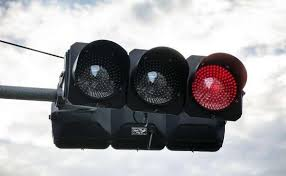
#> input picture Image_Processing/resource/r1.jpg, 286 x 176 px
$ jupyter execute part1.ipynb
#> lines starting #> are read from the running program, lines starting #| are printed output that depends on the picture
##NVLab Summer School Assignment 1
Part I.

[cell 1]
# from google.colab import drive
# drive.mount('/content/drive')

[cell 2]
# !ls /content/drive/
# %cd "/content/drive/My Drive"
# %cd "summer_hw1/hw1/resources"

# !ls

[cell 3]
import numpy as np
import cv2
from matplotlib import pyplot as plt
import os
# from google.colab.patches import cv2_imshow

Sample code of some functions, you can delete this section after you are familiar with them

[cell 4]
# read image from resource/
img = cv2.imread("resource/r1.jpg")
#> img is the input picture: shape (176, 286, 3); mean B, G, R 164.5, 162.1, 163.5

# information of this image
print(img.shape)
#| (176, 286, 3)
print(type(img))
#| <class 'numpy.ndarray'>

# Show image in python notebook
# cv2_imshow(img)
plt.imshow(cv2.cvtColor(img, cv2.COLOR_BGR2RGB))
plt.show()

# Color space transformation
img_o = cv2.cvtColor(img, cv2.COLOR_BGR2GRAY)
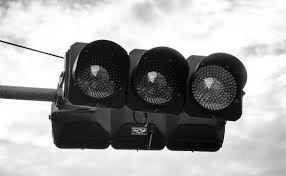
#> img_o: shape (176, 286); min 0, max 255, mean 162.9
#img_o = cv2.cvtColor(img, cv2.COLOR_BGR2YCrCb)
print(img_o.shape)
#| (176, 286)
print(type(img_o))
#| <class 'numpy.ndarray'>

# cv2_imshow(img_o)
plt.imshow(cv2.cvtColor(img_o, cv2.COLOR_BGR2RGB))
plt.show()

# image writing
cv2.imwrite("output/gray.jpg", img_o)
#> Out = True

A. Gamma Mapping

[cell 5]
GAMMA = 2.2

[cell 6]
def gamma_correction(img, gamma):
#> called with gamma = 2.2
    img_float = img.astype(np.float32)
    img_float = img_float / 255.0
    corrected_img = np.power(img_float, 1/gamma)
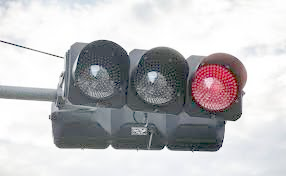
#> corrected_img: shape (176, 286, 3) float32; mean B, G, R 0.761, 0.751, 0.755
    corrected_img = corrected_img * 255.0
    corrected_img = corrected_img.astype(np.uint8)
    return corrected_img

[cell 7]
plt.imshow(cv2.cvtColor(img, cv2.COLOR_BGR2RGB))
plt.show()

gamma_img = gamma_correction(img, GAMMA)
## show picture
plt.imshow(cv2.cvtColor(gamma_img, cv2.COLOR_BGR2RGB))
plt.show()

# image writing
image_path = "output/part1/gamma_" + str(GAMMA) + ".jpg"
folder_path = os.path.dirname(image_path)
os.makedirs(folder_path, exist_ok=True)
cv2.imwrite(image_path, gamma_img)
#> Out = True

B. Histogram Equalization

[cell 8]
def histogram_equalization(img):
    img_hsv = cv2.cvtColor(img, cv2.COLOR_BGR2HSV)
#> img_hsv: shape (176, 286, 3); mean H, S, V 70.2, 30.9, 168.2
    # calculate histogram v channel
    img_ori_hist = cv2.calcHist([img_hsv], [2], None, [256], [0, 256])
#> img_ori_hist = 256 values, max 3022 at index 255, min 3 at index 0, mean 196.6

    # equlize histogram v channel (luminance)
    img_hsv[:, :, 2] = cv2.equalizeHist(img_hsv[:, :, 2])
#> img_hsv: shape (176, 286, 3); mean H, S, V 70.2, 30.9, 129.4
    img_equalized = cv2.cvtColor(img_hsv, cv2.COLOR_HSV2BGR)
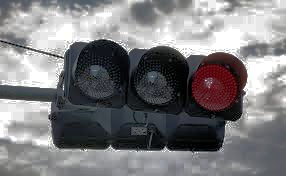
#> img_equalized: shape (176, 286, 3); mean B, G, R 126.6, 124.5, 125.2

    # calculate histogram v channel
    img_new_hist = cv2.calcHist([img_hsv], [2], None, [256], [0, 256])
#> img_new_hist = 256 values, max 3022 at index 255, min 0 at index 7, mean 196.6

    return img_ori_hist, img_equalized, img_new_hist

[cell 9]
plt.imshow(cv2.cvtColor(img, cv2.COLOR_BGR2RGB))
plt.show()

he_ori_hist, he_img, he_new_hist = histogram_equalization(img)
#> he_ori_hist has the same summary as img_ori_hist in histogram_equalization; he_new_hist has the same summary as img_new_hist in histogram_equalization

# plot the above computed histogram
plt.plot(he_ori_hist, color='b')
plt.title('Original Image Histogram For V Channel')
plt.savefig('output/part1/ori_hist.png')
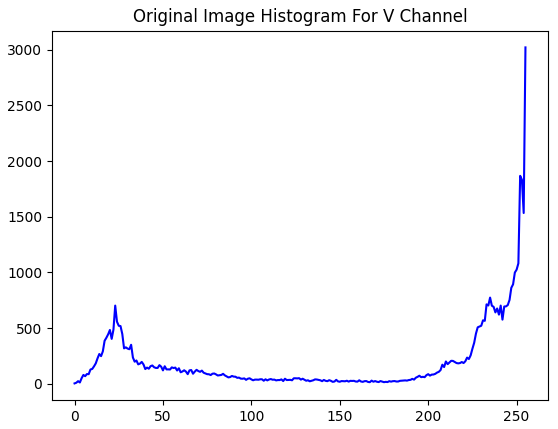
#> figure drawn by matplotlib, 1 panel; curve peaks at x = 255, y = 3022
plt.show()

## show picture
plt.imshow(cv2.cvtColor(he_img, cv2.COLOR_BGR2RGB))
plt.show()

# plot the above computed histogram
plt.plot(he_new_hist, color='b')
plt.title('New Image Histogram For V Channel')
plt.savefig('output/part1/new_hist.png')
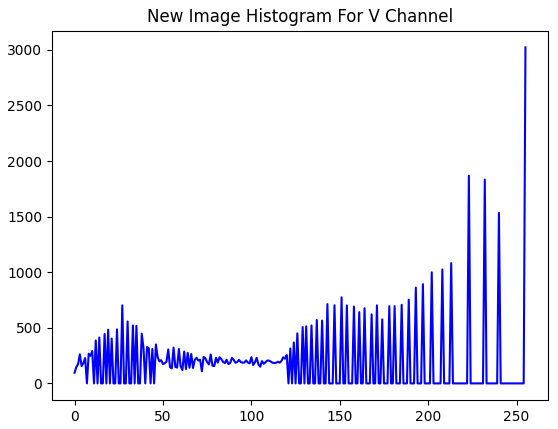
#> figure drawn by matplotlib, 1 panel; curve peaks at x = 255, y = 3022
plt.show()

# image writing
image_path = "output/part1/histo_equal.jpg"
folder_path = os.path.dirname(image_path)
os.makedirs(folder_path, exist_ok=True)
cv2.imwrite(image_path, he_img)
#> Out = True

$ run again, with Image_Processing/resource/bicycle.bmp saved as Image_Processing/resource/r1.jpg
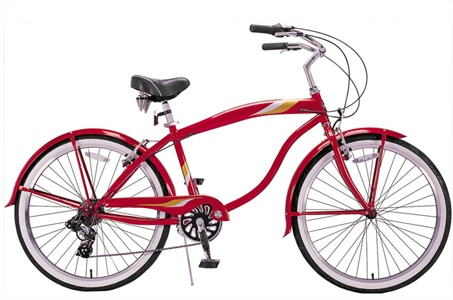
#> input picture Image_Processing/resource/bicycle.bmp, 453 x 300 px
#> img is the input picture: shape (300, 453, 3); mean B, G, R 215.8, 213.1, 225
#| (300, 453, 3)
#| <class 'numpy.ndarray'>
#| (300, 453)
#| <class 'numpy.ndarray'>
#> `cv2.imwrite("output/gray.jpg", img_o)`: Out = True
#> img_ori_hist = 256 values, max 84270 at index 255, min 9 at index 0, mean 530.9
#> in histogram_equalization, `img_equalized = cv2.cvtColor(img_hsv, cv2.COLOR_HSV2BGR)`:
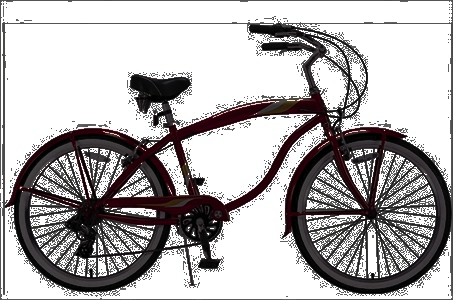
#> img_equalized: shape (300, 453, 3); mean B, G, R 174.4, 173.8, 176.7
#> img_new_hist = 256 values, max 84270 at index 255, min 0 at index 77, mean 530.9
#> he_ori_hist has the same summary as img_ori_hist in histogram_equalization; he_new_hist has the same summary as img_new_hist in histogram_equalization
#> `plt.savefig('output/part1/new_hist.png')`:
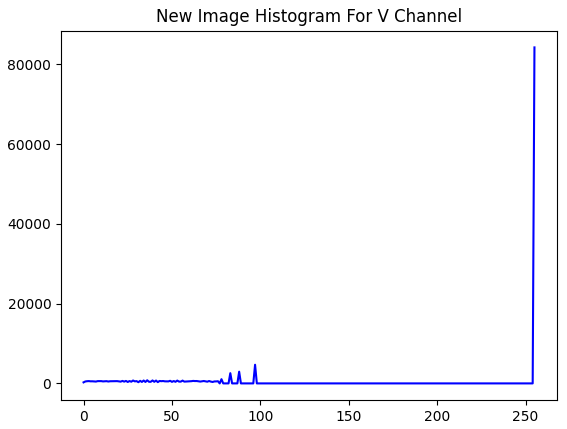
#> figure drawn by matplotlib, 1 panel; curve peaks at x = 255, y = 84270
#> `cv2.imwrite(image_path, he_img)`: Out = True
